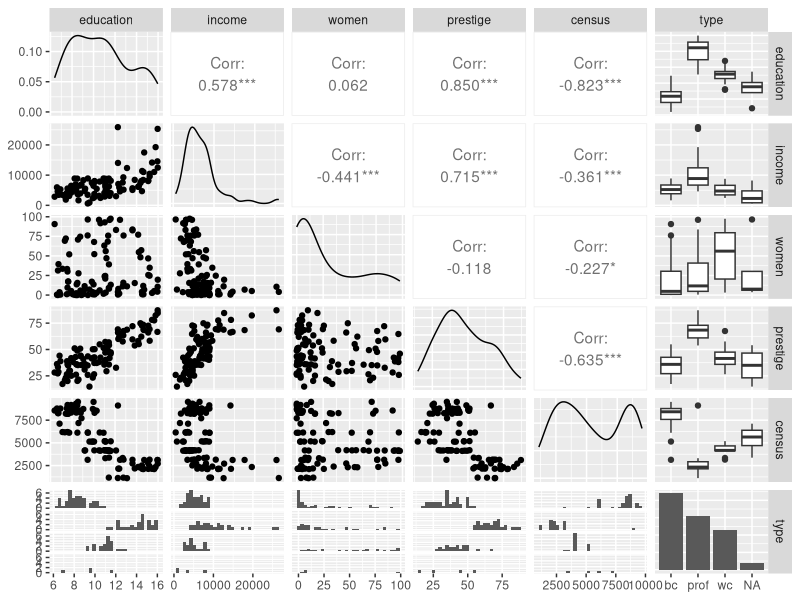

Generate this figure with R:
library(carData)
data("Prestige")
summary(Prestige)

GGally::ggpairs(Prestige)

m_1 <- lm(prestige ~ ., data = Prestige)
summary(m_1)

m_2 <- update(m_1 ,~ . - women, data = Prestige)
summary(m_2)

m_3 <- update(m_2 ,~ . - census, data = Prestige)
summary(m_3)

m_4 <- update(m_3 ,~ . - type, data = Prestige)
summary(m_4)
